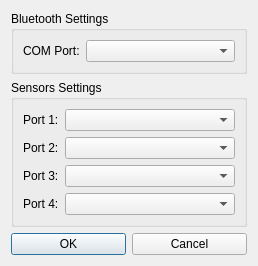
<?xml version="1.0" encoding="UTF-8"?>
<ui version="4.0">
 <class>RobotSettingsDialog</class>
 <widget class="QDialog" name="RobotSettingsDialog">
  <property name="geometry">
   <rect>
    <x>0</x>
    <y>0</y>
    <width>258</width>
    <height>261</height>
   </rect>
  </property>
  <property name="windowTitle">
   <string>Dialog</string>
  </property>
  <layout class="QGridLayout" name="gridLayout">
   <item row="2" column="0">
    <widget class="QPushButton" name="okButton">
     <property name="text">
      <string>OK</string>
     </property>
     <property name="shortcut">
      <string>Return</string>
     </property>
     <property name="default">
      <bool>true</bool>
     </property>
    </widget>
   </item>
   <item row="2" column="1">
    <widget class="QPushButton" name="cancelButton">
     <property name="text">
      <string>Cancel</string>
     </property>
     <property name="shortcut">
      <string>Esc</string>
     </property>
     <property name="autoDefault">
      <bool>false</bool>
     </property>
    </widget>
   </item>
   <item row="0" column="0" colspan="2">
    <widget class="QGroupBox" name="bluetoothSettingsGroupBox">
     <property name="title">
      <string>Bluetooth Settings</string>
     </property>
     <layout class="QFormLayout" name="formLayout">
      <item row="0" column="0">
       <widget class="QLabel" name="comPortLabel">
        <property name="text">
         <string>COM Port:</string>
        </property>
       </widget>
      </item>
      <item row="0" column="1">
       <widget class="QComboBox" name="comPortComboBox"/>
      </item>
     </layout>
    </widget>
   </item>
   <item row="1" column="0" colspan="2">
    <widget class="QGroupBox" name="sensorsSettingsGroupBox">
     <property name="title">
      <string>Sensors Settings</string>
     </property>
     <layout class="QFormLayout" name="formLayout_2">
      <item row="0" column="0">
       <widget class="QLabel" name="port1Label">
        <property name="text">
         <string>Port 1:</string>
        </property>
       </widget>
      </item>
      <item row="0" column="1">
       <widget class="QComboBox" name="port1ComboBox"/>
      </item>
      <item row="1" column="0">
       <widget class="QLabel" name="port2Label">
        <property name="text">
         <string>Port 2:</string>
        </property>
       </widget>
      </item>
      <item row="1" column="1">
       <widget class="QComboBox" name="port2ComboBox"/>
      </item>
      <item row="2" column="0">
       <widget class="QLabel" name="port3Label">
        <property name="text">
         <string>Port 3:</string>
        </property>
       </widget>
      </item>
      <item row="2" column="1">
       <widget class="QComboBox" name="port3ComboBox"/>
      </item>
      <item row="3" column="0">
       <widget class="QLabel" name="port4Label">
        <property name="text">
         <string>Port 4:</string>
        </property>
       </widget>
      </item>
      <item row="3" column="1">
       <widget class="QComboBox" name="port4ComboBox"/>
      </item>
     </layout>
    </widget>
   </item>
  </layout>
 </widget>
 <resources/>
 <connections/>
</ui>
